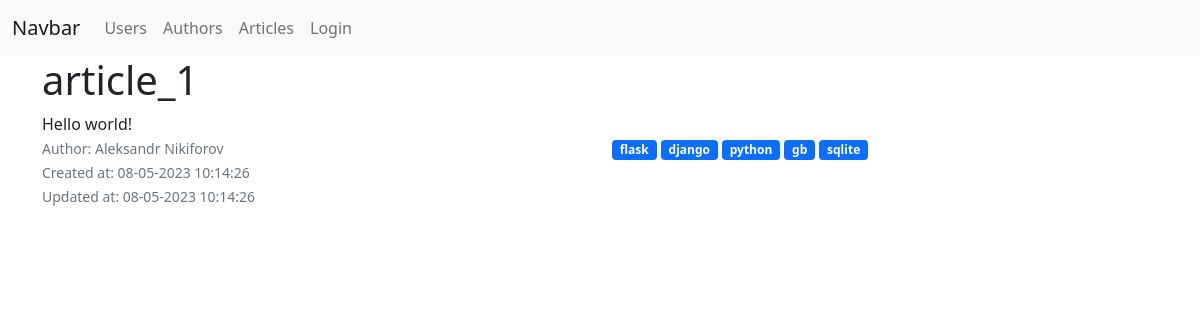
/articles/1/, run on the app's committed database.
### blog/models.py (models this page shows, shortened)
class Article(db.Model):
    __tablename__='articles'
    id = db.Column(db.Integer, primary_key=True)
    author_id = db.Column(db.Integer, ForeignKey('authors.id'), nullable=False)
    title = db.Column(db.String(255))
    text = db.Column(db.Text)
    created_at = db.Column(db.DateTime, default=datetime.utcnow)
    updated_at = db.Column(db.DateTime, default=datetime.utcnow, onupdate=datetime.utcnow)
    author = relationship('Author', uselist=False, back_populates='article')
    tags = relationship('Tag', secondary=article_tag_associations_table, back_populates='articles')

class User(db.Model, UserMixin):
    __tablename__ = 'users'
    id = db.Column(db.Integer, primary_key=True)
    email = db.Column(db.String(255), unique=True)
    first_name = db.Column(db.String(255))
    last_name = db.Column(db.String(255))
    password = db.Column(db.String(255))
    is_staff = db.Column(db.Boolean, default=False)
    author = relationship('Author', uselist=False, back_populates='user')

class Tag(db.Model):
    __tablename__ = 'tags'
    id = db.Column(db.Integer, primary_key=True)
    name = db.Column(db.String(255), nullable=False)
    articles = relationship('Article', secondary=article_tag_associations_table, back_populates='tags')

### blog/article/views.py (the view)
@article.route('/<int:article_id>/', methods=['GET'])
def article_detail(article_id):
    _article: Article = Article.query.filter_by(
        id=article_id
    ).options(
        joinedload(Article.tags)
    ).one_or_none()
    if _article is None:
        raise NotFound
    return render_template(
        'articles/details.html',
        article=_article,
    )

### blog/templates/articles/details.html (shortened to what this page needs)
{% extends 'base.html' %}
{% block body %}
    <div class="row">
        <h1>{{ article.title }}</h1>
    </div>
    <div class="row">
        <div class="col-md-12">{{ article.text }}</div>
    </div>
    <div class="row">
        <div class="col-6">
            <div><small class="text-muted">Author: {{ article.author.user.first_name }} {{ article.author.user.last_name }}</small></div>
            <div><small class="text-muted">Created at: {{ article.created_at.strftime('%d-%m-%Y %H:%M:%S') }}</small></div>
            <div><small class="text-muted">Updated at: {{ article.updated_at.strftime('%d-%m-%Y %H:%M:%S') }}</small></div>
        </div>
        <div class="col-6">
            {% for tag in article.tags %}
                <span class="badge bg-primary">{{ tag.name }}</span>
            {% endfor %}
        </div>
    </div>
{% endblock %}

### data on the page
Article: title "article_1", text "Hello world!", created_at "08-05-2023 10:14:26", updated_at "08-05-2023 10:14:26"
User: author.user.first_name "Aleksandr", author.user.last_name "Nikiforov"
Tag: name "flask"
Tag: name "django"
Tag: name "python"
Tag: name "gb"
Tag: name "sqlite"
